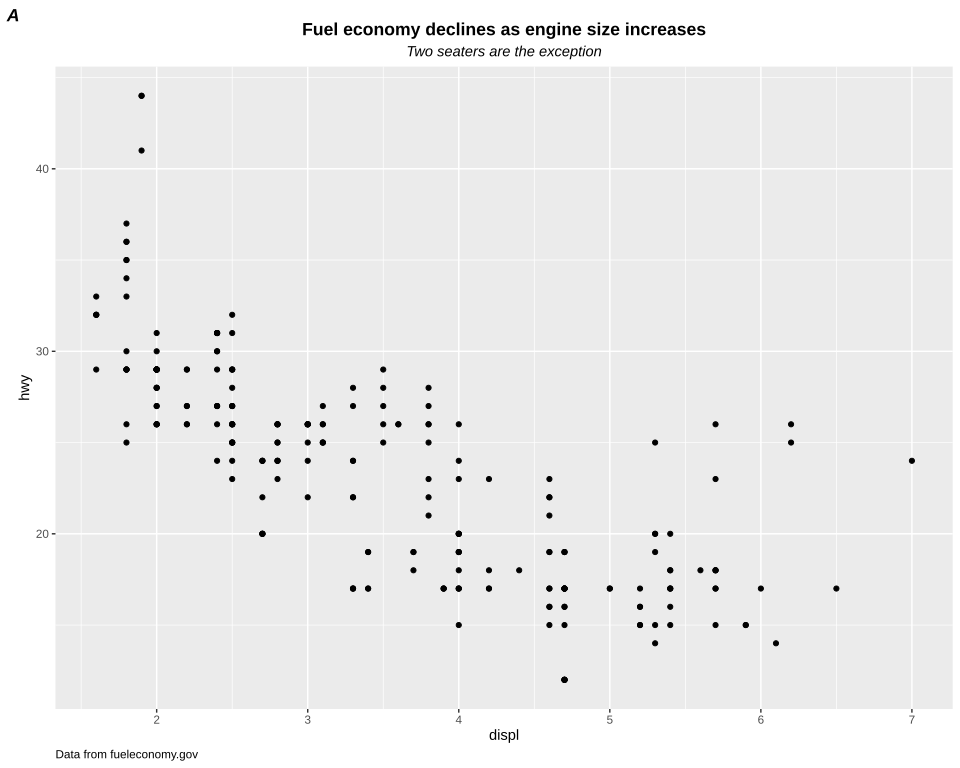

Here is the R script that generated this plot:
# The plot test/golden/theme_text_plot_titles.svg draws, drawn by ggplot2 itself, as ggplot2's own
# visual tests draw their snapshots: the independent check on that golden whenever it changes. The
# suite never runs this; it needs R, ggplot2 and vdiffr, saved as the Docker image
# giggly-r:ggplot2-4.0.3. From the repository's root:
#
#   docker run --rm -v "$PWD/test/golden":/golden:ro giggly-r:ggplot2-4.0.3 \
#     Rscript /golden/theme_text_plot_titles.R > theme_text_plot_titles.ggplot2.svg
#
# and compare the two drawings element by element, as test/golden/point.R describes.
#
# mpg's highway mileage against engine size under a bold title and an italic subtitle, both
# centred over the panel, a caption at the panel's left and a bold italic tag.
#
# First checked with ggplot2 4.0.3 and vdiffr 1.0.9: every element and clip path matches, and the
# one departure is test/golden/point.R's, the x axis drawn before the y.

library(ggplot2)

plot <- ggplot(mpg, aes(displ, hwy)) +
  geom_point() +
  labs(
    title = "Fuel economy declines as engine size increases",
    subtitle = "Two seaters are the exception",
    caption = "Data from fueleconomy.gov",
    tag = "A"
  ) +
  theme_gray() +
  theme(
    plot.title = element_text(face = "bold", hjust = 0.5),
    plot.subtitle = element_text(face = "italic", hjust = 0.5),
    plot.caption = element_text(hjust = 0),
    plot.tag = element_text(face = "bold.italic")
  )

file <- tempfile(fileext = ".svg")
vdiffr::write_svg(plot, file)
cat(readLines(file), sep = "\n")
